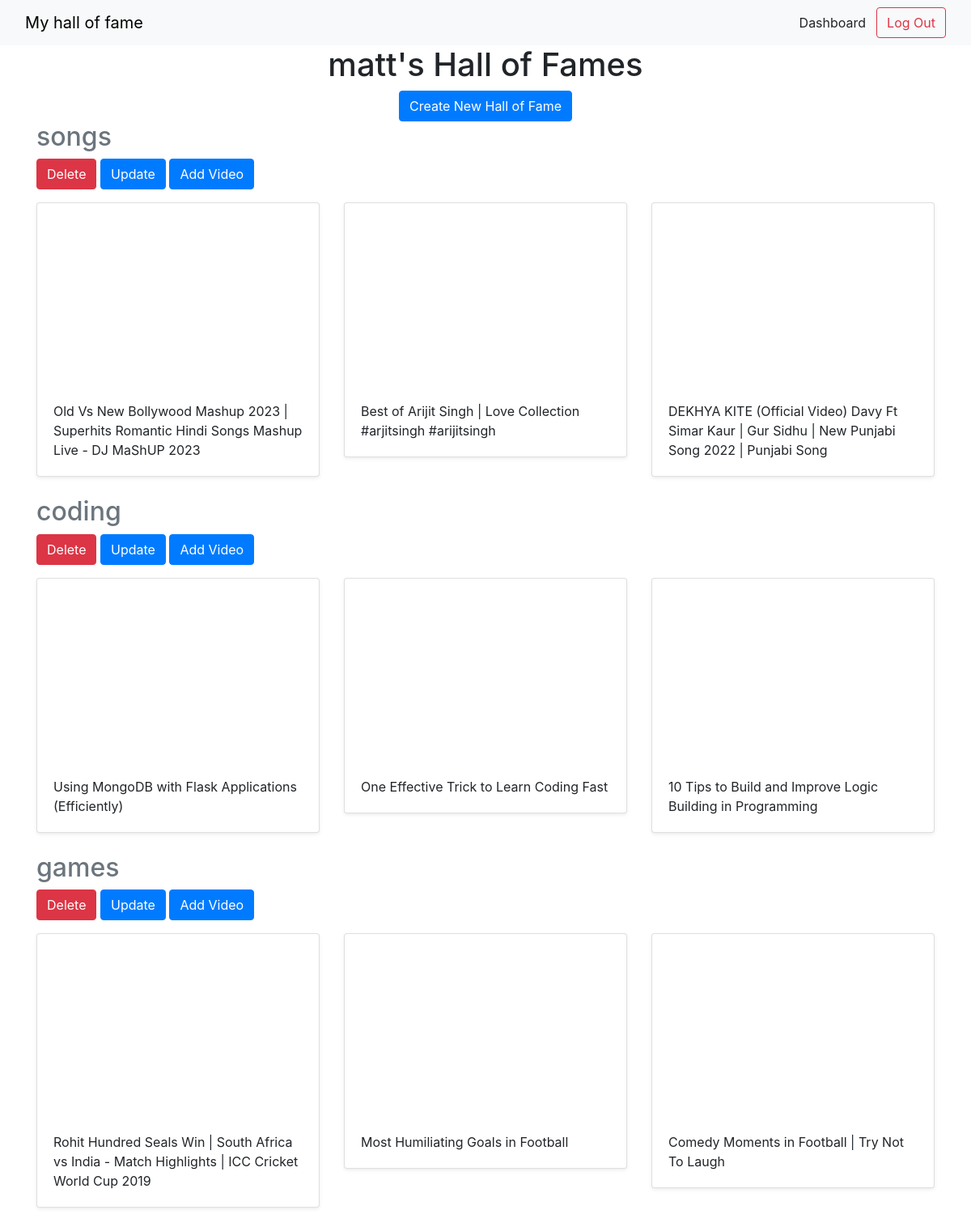
The page /dashboard (signed in) on the database its author committed.
### halls/models.py (models this page shows)
class Hall(models.Model):
    title = models.CharField(max_length=255)
    user = models.ForeignKey(User,on_delete=models.CASCADE)

class Video(models.Model):
    title = models.CharField(max_length=255)
    url = models.URLField()
    youtube_id = models.CharField(max_length=255)
    hall = models.ForeignKey(Hall, on_delete=models.CASCADE)

### halls/views.py (the view)
# urls.py: path('dashboard',views.dashboard, name='dashboard'),
@login_required
def dashboard(request):
    halls = Hall.objects.filter(user=request.user)
    return render(request, 'halls/dashboard.html',{'halls':halls})

### halls/templates/halls/dashboard.html
{% extends 'halls/base.html' %}
{% block content %}
<div class="container">
    <div class="text-center">
        <h1>{{ user.username }}'s Hall of Fames</h1>
        <a href="{% url 'create_hall' %}" class="btn btn-primary ">Create New Hall of Fame</a>
    </div>
    {% for hall in halls %}
    <h2><a href="{% url 'detail_hall' hall.id %} "class="text-decoration-none text-secondary">{{ hall.title }}</a></h2>
    <a href="{% url 'delete_hall' hall.id %}" class="btn btn-danger">Delete</a>
    <a href="{% url 'update_hall' hall.id %}" class="btn btn-primary">Update </a>
    <a href="{% url 'add_video' hall.id %}" class="btn btn-primary">Add Video</a>
    <div class="row">
        {% for video in hall.video_set.all %}
        <div class="col-md-4 mt-3">
            <div class="card mb-4 shadow-sm">
                <iframe width="100%" height="225" src="https://www.youtube.com/embed/{{ video.youtube_id }}"
                    frameborder="0"
                    allow="accelerometer; autoplay; clipboard-write; encrypted-media; gyroscope; picture-in-picture; web-share"
                    allowfullscreen></iframe>
                <div class="card-body">
                    <p class="card-text">{{ video.title }}</p>
                </div>
            </div>
        </div>
        {% endfor %}
    </div>
    {% endfor %}
</div>
{% endblock %}

### rows shown on the page
Hall: title "songs"
Video: title "Old Vs New Bollywood Mashup 2023 | Superhits Romantic Hindi Songs Mashup Live - DJ MaShUP 2023"
Video: title "Best of Arijit Singh | Love Collection #arjitsingh #arijitsingh"
Video: title "DEKHYA KITE (Official Video) Davy Ft Simar Kaur | Gur Sidhu | New Punjabi Song 2022 | Punjabi Song"
Hall: title "coding"
Video: title "Using MongoDB with Flask Applications (Efficiently)"
Video: title "One Effective Trick to Learn Coding Fast"
Video: title "10 Tips to Build and Improve Logic Building in Programming"
Hall: title "games"
Video: title "Rohit Hundred Seals Win | South Africa vs India - Match Highlights | ICC Cricket World Cup 2019"
Video: title "Most Humiliating Goals in Football"
Video: title "Comedy Moments in Football | Try Not To Laugh"

### other values the page prints
{{ user.username }} "matt"
